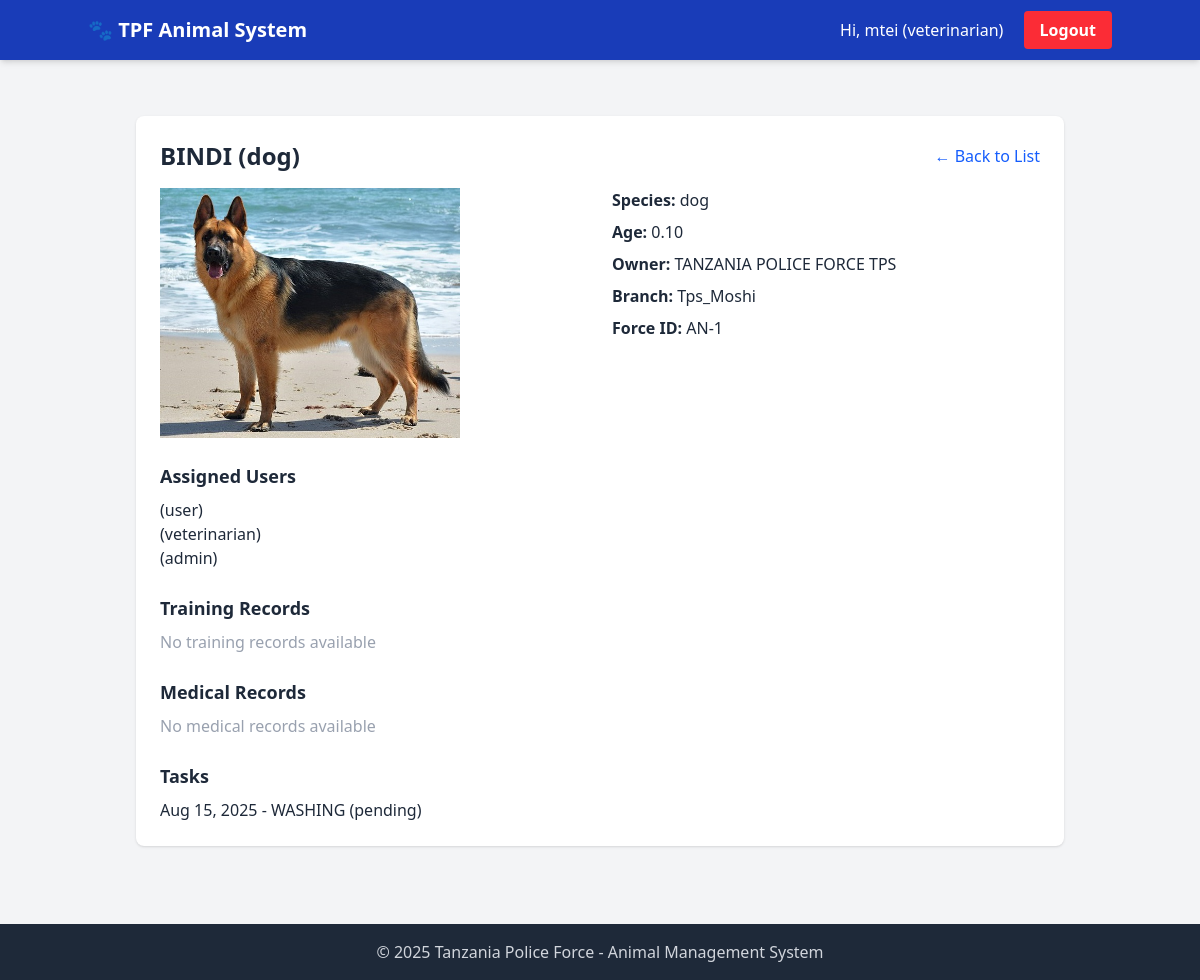
/core/animals/1/ (signed in), run on an earlier commit of the app's database.
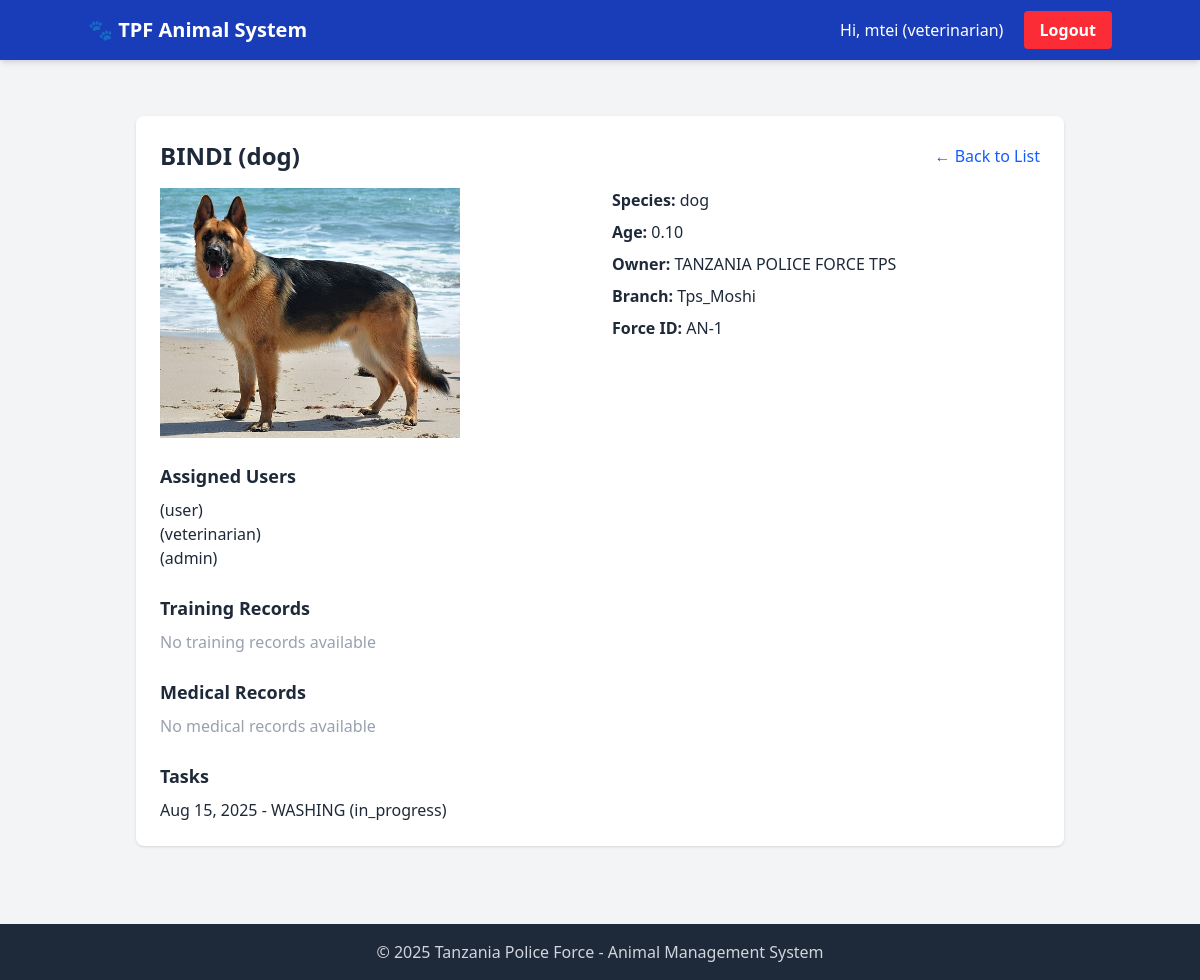
And on a later commit of the database.
### core/models.py (models this page shows, shortened)
class VetTask(models.Model):
    PRIORITY_CHOICES = [
        ('low', 'Low'),
        ('normal', 'Normal'),
        ('high', 'High'),
        ('urgent', 'Urgent'),
    ]
    STATUS_CHOICES = [
        ('pending', 'Pending'),
        ('in_progress', 'In Progress'),
        ('completed', 'Completed'),
        ('cancelled', 'Cancelled'),
    ]
    title = models.CharField(max_length=255)
    description = models.TextField()
    animal = models.ForeignKey(Animal, on_delete=models.CASCADE, related_name='vet_tasks')
    assigned_by = models.ForeignKey(CustomUser, on_delete=models.CASCADE, related_name='assigned_vet_tasks')
    assigned_to = models.ForeignKey(CustomUser, on_delete=models.CASCADE, related_name='received_vet_tasks')
    branch = models.ForeignKey(Branch, on_delete=models.CASCADE)
    priority = models.CharField(max_length=10, choices=PRIORITY_CHOICES, default='normal')
    status = models.CharField(max_length=20, choices=STATUS_CHOICES, default='pending')
    due_date = models.DateTimeField()
    completed_at = models.DateTimeField(null=True, blank=True)
    notes = models.TextField(blank=True, null=True)
    created_at = models.DateTimeField(auto_now_add=True)
    updated_at = models.DateTimeField(auto_now=True)
    date_assigned = models.DateTimeField(auto_now_add=True)  # or just DateTimeField()
    class Meta:
        ordering = ['-created_at']

### core/views.py (the view)
# urls.py: path('animals/<int:animal_id>/', views.view_animal_detail, name='view_animal_detail'),
@login_required
def view_animal_detail(request, animal_id):
    if request.user.role not in ['admin', 'veterinarian', 'superadmin']:
        return render(request, 'errors/unauthorized.html', status=403)
    animal = get_object_or_404(Animal, pk=animal_id, branch=request.user.branch)
    medical_records = animal.medical_records.all().order_by('-date_recorded')
    tasks = animal.vet_tasks.all().order_by('-due_date')      # use correct related_name
    training_records = animal.training_records.all().order_by('-date_recorded')
    log_action(
        user=request.user,
        action='view',
        message=f"Viewed animal #{animal.force_number} - {animal.name}"
    )
    context = {
        'animal': animal,
        'medical_records': medical_records,
        'tasks': tasks,
        'training_records': training_records
    }
    return render(request, 'core/animal_detail.html', context)

### core/models.py (called while the page is built)
    def __str__(self):
        return self.name

### core/utils.py (called while the page is built)
def log_action(user, action, message, ip_address=None):
    SystemLog.objects.create(
        user=user,
        role=user.role,
        branch=user.branch,
        action=action,
        message=message,
        ip_address=ip_address
    )

### templates/core/animal_detail.html (shortened to what this page needs)
{% extends "base.html" %}
{% block content %}
<div class="p-6 bg-gray-100 min-h-screen">
  <div class="max-w-3xl mx-auto bg-white shadow rounded-lg p-6">
    <div class="flex items-center justify-between mb-4">
      <h2 class="text-2xl font-bold text-gray-800">{{ animal.name }} ({{ animal.species }})</h2>
      <a href="{% url 'animal_list' %}" class="text-blue-600 hover:underline">← Back to List</a>
    </div>
    <div class="grid grid-cols-1 md:grid-cols-2 gap-6">
      <div>
        {% if animal.photo %}
          <img src="{{ animal.photo.url }}" alt="{{ animal.name }}" width="300">
        {% else %}
          <p>No image available.</p>
        {% endif %}
      </div>
      <div class="space-y-2">
        <p><strong>Species:</strong> {{ animal.species }}</p>
        <p><strong>Age:</strong> {{ animal.age }}</p>
        <p><strong>Owner:</strong> {{ animal.owner_name }}</p>
        <p><strong>Branch:</strong> {{ animal.branch }}</p>
        <p><strong>Force ID:</strong> AN-{{ animal.id|default:"--" }}</p>
      </div>
    </div>
    <div class="mt-6">
      <h3 class="text-lg font-semibold mb-2">Assigned Users</h3>
      {% if animal.assigned_users.all %}
        <ul class="list-disc pl-6">
          {% for user in animal.assigned_users.all %}
            <li>{{ user.get_full_name }} ({{ user.role }})</li>
          {% empty %}
            <li class="text-gray-400 italic">No users assigned</li>
          {% endfor %}
        </ul>
      {% endif %}
    </div>
    <div class="mt-6">
      <h3 class="text-lg font-semibold mb-2">Training Records</h3>
      {% if training_records %}
        <ul class="list-disc pl-6">
          {% for record in training_records %}
            <li>
              {{ record.training_type }} - {{ record.date_completed|date:"M d, Y" }}
              (Handler: {{ record.handler }})
            </li>
          {% endfor %}
        </ul>
      {% else %}
        <p class="text-gray-400 italic">No training records available</p>
      {% endif %}
    </div>
    <div class="mt-6">
      <h3 class="text-lg font-semibold mb-2">Medical Records</h3>
      {% if medical_records %}
        <ul class="list-disc pl-6">
          {% for record in medical_records %}
            <li>{{ record.date|date:"M d, Y" }} - {{ record.description }}</li>
          {% endfor %}
        </ul>
      {% else %}
        <p class="text-gray-400 italic">No medical records available</p>
      {% endif %}
    </div>
    <div class="mt-6">
      <h3 class="text-lg font-semibold mb-2">Tasks</h3>
      {% if tasks %}
        <ul class="list-disc pl-6">
          {% for task in tasks %}
            <li>{{ task.due_date|date:"M d, Y" }} - {{ task.title }} ({{ task.status }})</li>
          {% endfor %}
        </ul>
      {% else %}
        <p class="text-gray-400 italic">No tasks assigned</p>
      {% endif %}
    </div>
  </div>
</div>
{% endblock %}

What changed in the data, as far as the page shows it:
changed VetTask "WASHING": status "pending" → "in_progress"
